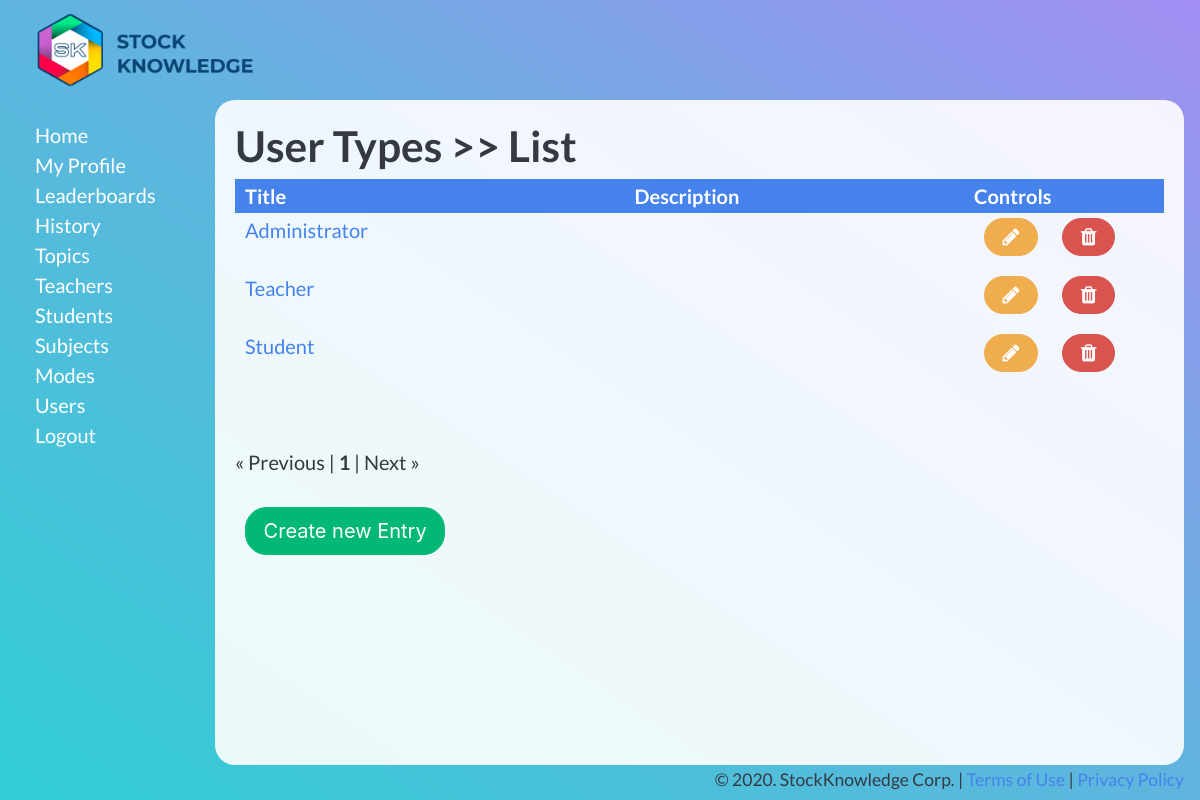
/admin/sk_user_types/list.php?order=description (signed in), run on the app's committed database.
### tables this page shows
CREATE TABLE `sk_user_types` (
  `id` int(11) NOT NULL,
  `title` text NOT NULL,
  `description` text NOT NULL
);

### admin/_conf.dba.inc.php (called while the page is built, shortened)
<?php
$dba = new dba;
$dba->server = "localhost";
$dba->user = "root";
$dba->password = "";
$home_url = 'http://localhost/SK-LMS-App/admin';
?>

### admin/_class.dba.inc.php (called while the page is built, shortened)
<?php
class dba {
  var $link_id  = 0;
  var $query_id = 0;
    var $server   = "";
    var $user     = "";
    var $password = "";
    function connect() {
        if( 0 == $this->link_id) {
            $this->link_id = mysqli_connect( $this->server, $this->user, $this->password);
        }
    }
    function query($query_string) {
        $this->query_id = mysqli_query($this->link_id,$query_string);
        return $this->query_id;
    }
    function fetch_array($query_id = -1) {
        if ($query_id != false) {
            $this->query_id=$query_id;
        }
        $this->record = mysqli_fetch_array( $this->query_id);
        return $this->record;
    }
    function free_result($query_id = -1) {
        return mysqli_free_result( $this->query_id);
    }
    function query_first($query_string) {
        $this->query($query_string);
        $returnarray=$this->fetch_array($this->query_id);
        return $returnarray;
    }
}

### admin/sk_user_types/list.php (the view, shortened to what this page needs)
<?php
require_once("../_class.dba.inc.php");
require_once("../_conf.dba.inc.php");
if(IsSet($_GET['offset'])) {
	$offset = $_GET['offset'];
} else {
	$offset = 0;
}
$list_limit = 25;
$list_limit_per_page = 25;
$order_clause = "";
$order_link_arg_head = "";
$order_link_arg = "";
if(isset($_REQUEST['order'])){
$list_limit = 25;
switch($_REQUEST['order']) {
	case 'description':
	case 'description_asc':
		$order_clause = " ORDER BY description ASC";
		$order_link_arg_head = "description_dsc";
		$order_link_arg = "description_asc";
		break;
}
}
$query = "SELECT * FROM sk_user_types".$order_clause." LIMIT ".$offset.",".$list_limit;
$query_c = "SELECT count(*) FROM sk_user_types";
$num = $dba->query_first($query_c);
if($num[0] > 0) {
	$num_result_pages = $num[0] / $list_limit;
} else {
	$num_result_pages = 1;
	$query = "SELECT * FROM sk_user_types";
}
$results = $dba->query($query);
?>
<html>
<head>
<link rel="stylesheet" type="text/css" media="screen" href="../style.css" />
<?php include('../header.php');?>
</head>
<body>
<?php include('../sidebar.php');?>
<div id="main-container"><div id="main">
<h1><?php echo $heading;?></h1>
<table class="list">
<?php
if(substr($order_link_arg_head,0,-4) == 'title') {
	$ola=$order_link_arg_head;
} else {
	$ola='title';
}
?>
<th class=sk_title><a href="list.php?order=<?= $ola ?>">Title</a></th>
<?php
if(substr($order_link_arg_head,0,-4) == 'description') {
	$ola=$order_link_arg_head;
} else {
	$ola='description';
}
?>
<th class=sk_description><a href="list.php?order=<?= $ola ?>">Description</a></th>
<th class="crud" width="200">Controls</th></tr>
<?php
while($row = $dba->fetch_array($results)) {
echo("<tr>\n");
	echo("\t<td><a href='edit.php?id=".$row['id']."'>".substr(htmlentities($row['title']),0,80)."</a></td>\n");
	echo("\t<td>".substr(htmlentities($row['description']),0,80)."</td>\n");
	echo("\t<td><a href=\"edit.php?id=".$row['id']."\" class=\"btn btn-warning\"><i class=\"fa fa-pencil\" aria-hidden=\"true\"></i></a> <a href=\"delete.php?id=".$row['id']."\" class=\"btn btn-danger\"><i class=\"fa fa-trash\" aria-hidden=\"true\"></i>
</a></td>");
	echo("</tr> ");
}
?>
</table>
<br />
<br />
<?php
if($num > $list_limit_per_page) {
	if($offset > 0) {
		$newoffset = max(0,($offset-$list_limit));
		echo("<a href=\"list.php?offset=".$newoffset."&order=".$order_link_arg."\">&laquo; Previous</a> | ");
	} else {
		echo("&laquo; Previous | ");
	}
	for($i = 0; $i < $num_result_pages; $i++) {
		$newoffset = $i * $list_limit;
		if($offset == $newoffset) {
			echo("<b>".($i+1)."</b> | ");
		} else {
			echo("<a href=\"list.php?offset=".$newoffset."&order=".$order_link_arg."\">".($i+1)."</a> | ");
		}
	}
	$newoffset = $offset + $list_limit;
	if($newoffset < $num[0]) {
		echo("<a href=\"list.php?offset=".$newoffset."&order=".$order_link_arg."\">Next &raquo;</a>");
	} else {
		echo("Next &raquo;");
	}
}
?>
<br />
<br />
<a href="new.php" class="btn btn-success">Create new Entry</a>
</div></div>
<?php include('../footer.php');?>
</body>
</html>

### admin/style.css (style rules this page uses)
body { background: rgb(163,142,243); background: linear-gradient(214deg, rgba(163,142,243,1) 0%, rgba(95,181,222,1) 50%, rgba(49,206,213,1) 100%); min-height: 100vh; width: 100%; font-family: 'Lato', sans-serif; font-size: 20px; line-height: 30px; }
#main-container { min-height: calc(100vh - 135px); background: rgba(255,255,255,0.9); border-radius: 20px; }
#main { padding: 20px; }
#main table th, #main table td { padding: 5px 10px; font-size: 20px; vertical-align: top; }
.btn { font-size: 20px; margin: 0 10px 10px }
table { width: 100%; }
table.list tr:first-child a { color: #ffffff; }
.btn { width: unset; }

### data on the page
sk_user_types: title "Administrator"
sk_user_types: title "Teacher"
sk_user_types: title "Student"

### other printed values
$heading "User Types >> List"
